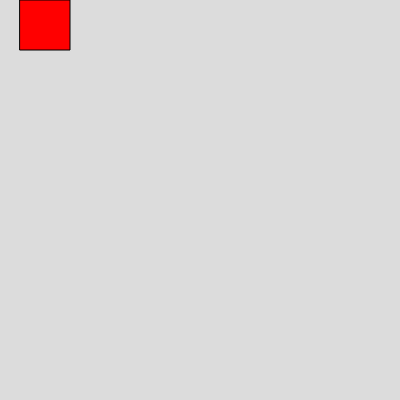
Frame 1 (no input)
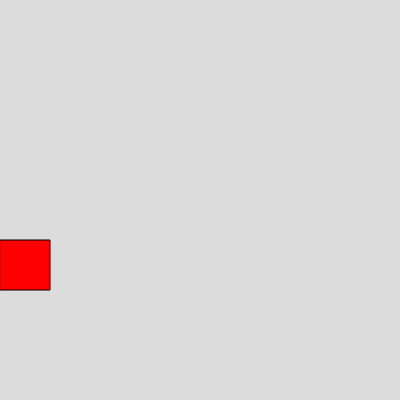
Frame 60 (no input)
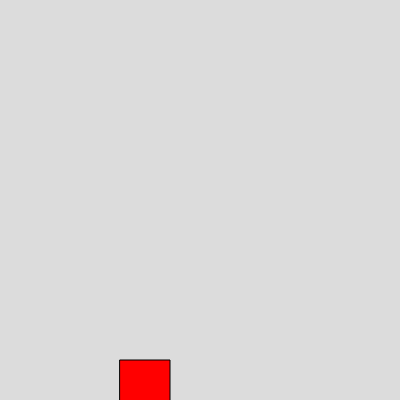
Frame 120 (the mouse pressed at the canvas centre since frame 60)

The p5.js sketch that drew these frames (run headless with seeded random() and noise() and a simulated clock; from frame 60 on, the mouse is pressed at the canvas centre):

// p5.js sketch
// ── sketch.js
// square moving around Screen
// Your Name
// Date
//
// Extra for Experts:
// - describe what you did to take this project "above and beyond"


let x = 0;
let y = 0;
let squareSize = 50;
let speed = 20;
let state = "right";

function setup() {
  createCanvas(400, 400);
}

function draw() {
  background(220);
  moveSquare();
  displaySquare();
}

function moveSquare() {
  if (state === "right") {
    x += speed;
    if (x >= width - squareSize) {
      state = "down";
    }
  }
  else if (state === "down") {
    y += speed;
    if (y >= height - squareSize) {
      state = "left";
    }
  }
  else if (state === "left") {
    x -= speed;
    if (x <= 0) {
      state = "up";
    }
  }
  else if (state === "up") {
    y -= speed;
    if (y <= 0) {
      state = "right";
    }
  }
}

function displaySquare() {
  fill("red");
  square(x, y, squareSize);
}
